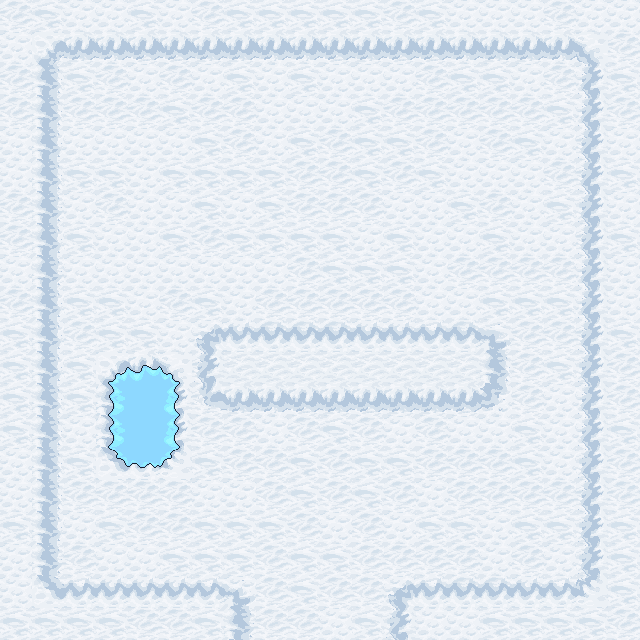

This is a level from a 2D game, rendered from its Tiled map with the project's own tilesets. A one-line summary and the map file follow, with tile-layer data summarised:
An orthogonal 20x20 tile map with 32x32 px tiles, 3 tile layers (Tile Layer 1, Tile Layer 2, top).

<map version="1.0" orientation="orthogonal" width="20" height="20" tilewidth="32" tileheight="32">
 <tileset firstgid="1" source="../img/Terrain.tsx" />
 <layer name="Tile Layer 1" width="20" height="20">
  <data>[400 cells, 400 non-empty, 3 distinct tile ids]</data>
 </layer>
 <layer name="Tile Layer 2" width="20" height="20">
  <data>[400 cells, 108 non-empty, 22 distinct tile ids]</data>
 </layer>
 <layer name="top" width="20" height="20">
  <data>[400 cells, 0 non-empty, 0 distinct tile ids]</data>
 </layer>
</map>
